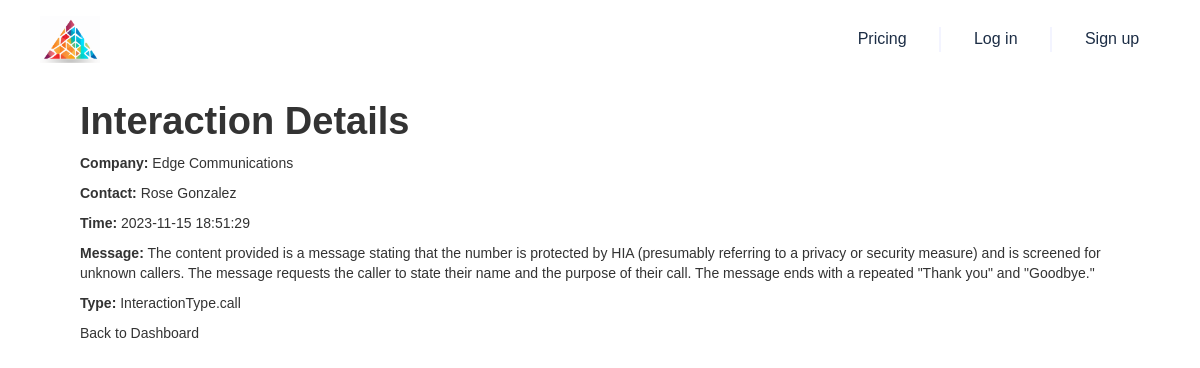
Page /interaction_details/1724 on the committed database.
### app/models.py (models this page shows, shortened)
class Account(db.Model):
    __tablename__ = 'account'
    Id = db.Column(db.String, primary_key=True)
    IsDeleted = db.Column(db.Boolean)
    MasterRecordId = db.Column(db.String)
    Name = db.Column(db.String)
    Type = db.Column(db.String)
    ParentId = db.Column(db.String)
    BillingStreet = db.Column(db.String)
    BillingCity = db.Column(db.String)
    BillingState = db.Column(db.String)
    BillingPostalCode = db.Column(db.String)
    BillingCountry = db.Column(db.String)
    BillingLatitude = db.Column(db.Float)
    BillingLongitude = db.Column(db.Float)
    BillingGeocodeAccuracy = db.Column(db.String)
    ShippingStreet = db.Column(db.String)
    ShippingCity = db.Column(db.String)
    ShippingState = db.Column(db.String)
    ShippingPostalCode = db.Column(db.String)
    ShippingCountry = db.Column(db.String)
    ShippingLatitude = db.Column(db.Float)
    ShippingLongitude = db.Column(db.Float)
    ShippingGeocodeAccuracy = db.Column(db.String)
    Phone = db.Column(db.String)
    Fax = db.Column(db.String)
    AccountNumber = db.Column(db.String)
    Website = db.Column(db.String)
    PhotoUrl = db.Column(db.String)
    Sic = db.Column(db.String)
    Industry = db.Column(db.String)
    AnnualRevenue = db.Column(db.Float)
    NumberOfEmployees = db.Column(db.Integer)
    Ownership = db.Column(db.String)
    TickerSymbol = db.Column(db.String)
    Description = db.Column(db.String)
    Rating = db.Column(db.String)
    Site = db.Column(db.String)
    OwnerId = db.Column(db.String)
    CreatedDate = db.Column(db.DateTime)
    CreatedById = db.Column(db.String)
    LastModifiedDate = db.Column(db.DateTime)
    LastModifiedById = db.Column(db.String)
    SystemModstamp = db.Column(db.DateTime)
    LastActivityDate = db.Column(db.Date)
    LastViewedDate = db.Column(db.Date)
    LastReferencedDate = db.Column(db.Date)
    Jigsaw = db.Column(db.String)
    JigsawCompanyId = db.Column(db.String)
    CleanStatus = db.Column(db.String)
    AccountSource = db.Column(db.String)
    DunsNumber = db.Column(db.String)
    Tradestyle = db.Column(db.String)
    NaicsCode = db.Column(db.String)
    NaicsDesc = db.Column(db.String)
    YearStarted = db.Column(db.String)
    SicDesc = db.Column(db.String)
    DandbCompanyId = db.Column(db.String)
    OperatingHoursId = db.Column(db.String)
    CustomerPriority__c = db.Column(db.String)
    SLA__c = db.Column(db.String)
    Active__c = db.Column(db.String)
    NumberofLocations__c = db.Column(db.Float)
    UpsellOpportunity__c = db.Column(db.String)
    SLASerialNumber__c = db.Column(db.String)
    SLAExpirationDate__c = db.Column(db.Date)
    Rank = db.Column(db.Integer)
    Notes = db.Column(db.Text)
    Score = db.Column(db.Float)
    Overview = db.Column(db.Text)
    Products = db.Column(db.Text)
    Market = db.Column(db.Text)
    Achievements = db.Column(db.Text)
    IndustryPain = db.Column(db.Text)
    Concerns = db.Column(db.Text)
    OperationalChallenges = db.Column(db.Text)
    LatestNews = db.Column(db.Text)
    RecentEvents = db.Column(db.Text)
    CustomerFeedback = db.Column(db.Text)
    RecentPartnerships = db.Column(db.Text)
    Recommendations = db.Column(db.Text)
    Headcount = db.Column(db.Integer)
    TechColumn = db.Column(db.String)
    IntegrationStatus = db.Column(db.Enum('integration', 'neutral', 'competitor', name='integration_status_enum'))
    SubIndustry = db.Column(db.String)

class Contact(db.Model):
    __tablename__ = 'contact'
    Id = db.Column(db.String, primary_key=True)
    IsDeleted = db.Column(db.Boolean)
    MasterRecordId = db.Column(db.String)
    AccountId = db.Column(db.String, db.ForeignKey('account.Id'))
    LastName = db.Column(db.String)
    FirstName = db.Column(db.String)
    Salutation = db.Column(db.String)
    Name = db.Column(db.String)
    MailingStreet = db.Column(db.String)
    MailingCity = db.Column(db.String)
    MailingState = db.Column(db.String)
    MailingPostalCode = db.Column(db.String)
    MailingCountry = db.Column(db.String)
    MailingLatitude = db.Column(db.Float)
    MailingLongitude = db.Column(db.Float)
    MailingGeocodeAccuracy = db.Column(db.String)
    Phone = db.Column(db.String)
    Fax = db.Column(db.String)
    MobilePhone = db.Column(db.String)
    HomePhone = db.Column(db.String)
    OtherPhone = db.Column(db.String)
    AssistantPhone = db.Column(db.String)
    ReportsToId = db.Column(db.String)
    Email = db.Column(db.String)
    Title = db.Column(db.String)
    Department = db.Column(db.String)
    AssistantName = db.Column(db.String)
    LeadSource = db.Column(db.String)
    Birthdate = db.Column(db.Date)
    Description = db.Column(db.String)
    OwnerId = db.Column(db.String)
    CreatedDate = db.Column(db.DateTime)
    CreatedById = db.Column(db.String)
    LastModifiedDate = db.Column(db.DateTime)
    LastModifiedById = db.Column(db.String)
    SystemModstamp = db.Column(db.DateTime)
    LastActivityDate = db.Column(db.Date)
    LastCURequestDate = db.Column(db.Date)
    LastCUUpdateDate = db.Column(db.Date)
    LastViewedDate = db.Column(db.Date)
    LastReferencedDate = db.Column(db.Date)
    EmailBouncedReason = db.Column(db.String)
    EmailBouncedDate = db.Column(db.Date)
    IsEmailBounced = db.Column(db.Boolean)
    PhotoUrl = db.Column(db.String)
    Jigsaw = db.Column(db.String)
    JigsawContactId = db.Column(db.String)
    CleanStatus = db.Column(db.String)
    IndividualId = db.Column(db.String)
    Level__c = db.Column(db.String)
    Languages__c = db.Column(db.String)
    JobRank = db.Column(db.Integer)
    Recommendation = db.Column(db.Text)
    IsPartnerRep = db.Column(db.Boolean, default=False)
    LinkedInUrl = db.Column(db.String)

class Interaction(db.Model):
    __tablename__ = 'interaction'
    id = db.Column(db.Integer, primary_key=True)
    interaction_type = db.Column(db.Enum(InteractionType))
    description = db.Column(db.String)
    timestamp = db.Column(db.DateTime, default=datetime.utcnow)
    key_points = db.Column(db.Text)
    sentiment = db.Column(db.Text)
    action_items = db.Column(db.Text)
    account_id = db.Column(db.String, db.ForeignKey('account.Id'))
    user_id = db.Column(db.String, db.ForeignKey('users.id'))
    contactId = db.Column(db.String, db.ForeignKey('contact.Id'))
    account = db.relationship('Account', backref=db.backref('interactions', lazy=True))
    user = db.relationship('User', backref=db.backref('interactions', lazy=True))

### app/interactions.py (the view)
@interactions_blueprint.route('/interaction_details/<int:interaction_id>')
def interaction_details(interaction_id):
    interaction = Interaction.query.get_or_404(interaction_id)
    account = Account.query.get(interaction.account_id)
    contact = Contact.query.get(interaction.contactId)
    return render_template('interaction_details.html', interaction=interaction, account=account, contact=contact,
                           interaction_id=interaction_id)

### templates/interaction_details.html
{% extends "base.html" %}
{% block content %}
    <div class="container">
        <h1>Interaction Details</h1>
        <p><strong>Company:</strong> {{ account.Name }}</p>
        <p><strong>Contact:</strong> {{ contact.Name }}</p>
        <p><strong>Time:</strong> {{ interaction.timestamp.strftime("%Y-%m-%d %H:%M:%S") }}</p>
        <p><strong>Message:</strong> {{ interaction.description }}</p>
        <p><strong>Type:</strong> {{ interaction.interaction_type }}</p>
        <a href="{{ url_for('sdr_dashboard') }}">Back to Dashboard</a>
    </div>
{% endblock %}

### templates/base.html (style rules this page uses)
a { color: inherit; text-decoration: inherit; font-size: inherit; }

### rows in the picture
Account: Name "Edge Communications"
Contact: Name "Rose Gonzalez"
Interaction: timestamp "2023-11-15 18:51:29", description "The content provided is a message stating that the number is protected by HIA (presumably referring to a privacy or security measure) and is screened for unknown callers. The message requests the caller to state their name and the purpose of their call. The message ends with a repeated \"Thank you\" and \"Goodbye.\"", interaction_type "InteractionType.call"
